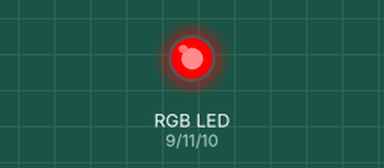
This sketch was run on a simulated Arduino Uno, built with avr-gcc and run on an emulated ATmega328P. On the bench: an RGB LED mixed from three pins (HIGH = lit).

Above: at 0.5 s.
At 1.5 s:
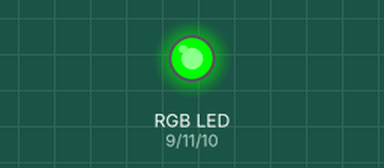
At 5.5 s:
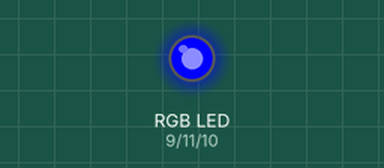
Timing chart, 0 to 6.9 s (numbered marks = the images above):
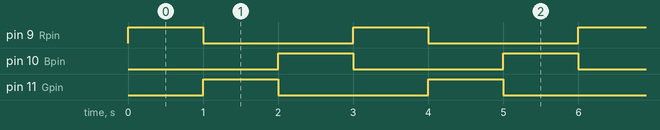

Measured:
- by itself, pin 9 (Rpin), pin 10 (Bpin), pin 11 (Gpin): alternates HIGH for 1.0 s and LOW for 2.0 s
- by itself, everything shown: repeats every 3.0 s, in 3 steps

The sketch:

RGB_led.ino
```cpp
int Rpin = 9;   int Gpin = 11;    int Bpin = 10;
           void setup()
                {
                 pinMode(Rpin, OUTPUT);
                 pinMode(Gpin, OUTPUT);
                 pinMode(Bpin, OUTPUT);
                }
           void loop()
               {
                 analogWrite(Rpin, 255);  analogWrite(Gpin, 0);    analogWrite(Bpin, 0);
                 delay(1000); //빨강
                 analogWrite(Rpin, 0);  analogWrite(Gpin, 255);     analogWrite(Bpin, 0);
                 delay(1000); //그린
                 analogWrite(Rpin, 0);  analogWrite(Gpin, 0);    analogWrite(Bpin, 255);
                 delay(1000); //블루

                }
```
